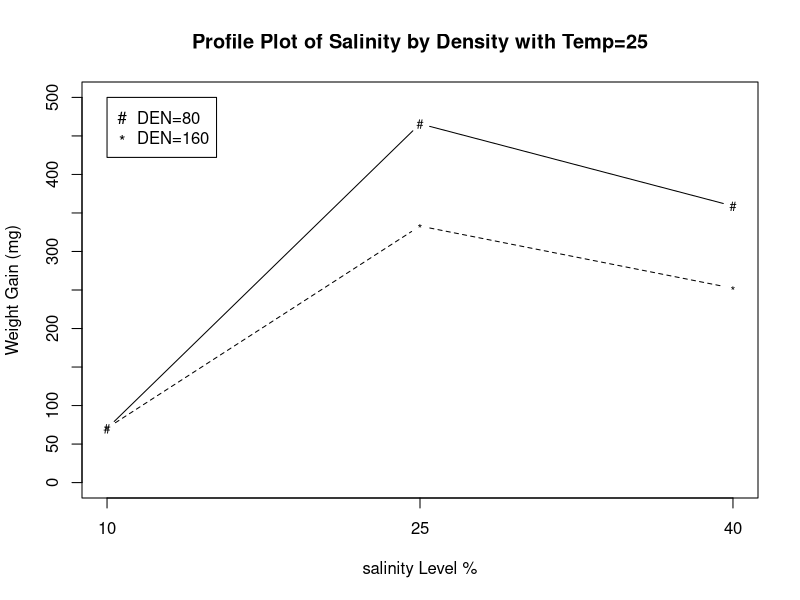
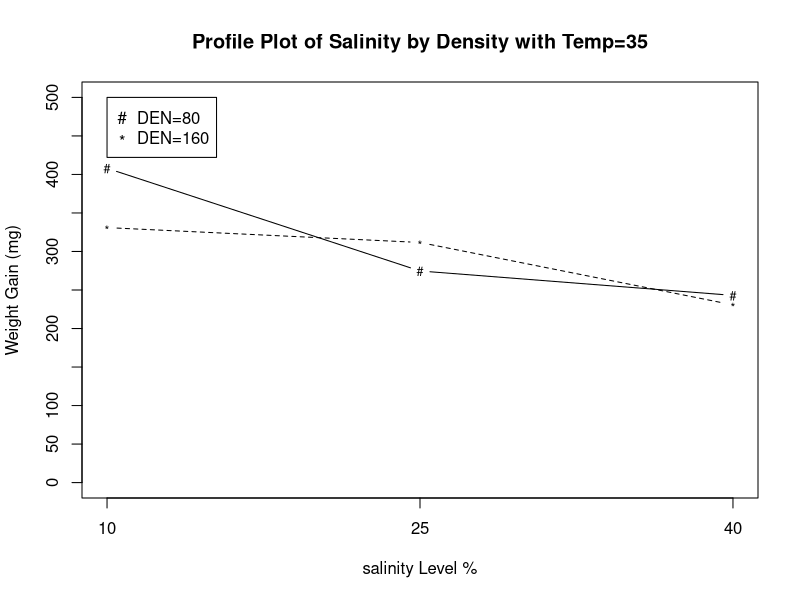

The R script that drew these images, in order:
ms2580 <- c(70.3,465.7,359.0)
ms25160 <- c(70.7,333.0,252.3)
ms3580 <- c(408,274.7,243)
ms35160 <- c(331,311.7,230.7)
ms25 <- cbind(ms2580,ms25160)
ms35 <- cbind(ms3580,ms35160)
s <- c(10,25,40)

#postscript("u:/meth2/psfiles/shrimpsaldent25.ps",horizontal=FALSE)

matplot(s,ms25,type="b",xlab="salinity Level %",ylab="Weight Gain (mg)",
        main="Profile Plot of Salinity by Density with Temp=25",cex=.75,
col="black",
        ylim=c(0,500),xlim=c(10,40),lab=c(3,10,5),pch=c("#*"),xaxt="n")
axis(side=1,at=c(10,25,40),labels=c(10,25,40))
legend(10,500,pch=c("#*"),legend=c("DEN=80","DEN=160"))

#postscript("u:/meth2/psfiles/shrimpsaldent35.ps",horizontal=FALSE)


matplot(s,ms35,type="b",xlab="salinity Level %",ylab="Weight Gain (mg)",
        main="Profile Plot of Salinity by Density with Temp=35",cex=.75,
col="black",
        ylim=c(0,500),xlim=c(10,40),lab=c(3,10,5),pch=c("#*"),xaxt="n")
axis(side=1,at=c(10,25,40),labels=c(10,25,40))
legend(10,500,pch=c("#*"),legend=c("DEN=80","DEN=160"))

#graphics.off()

